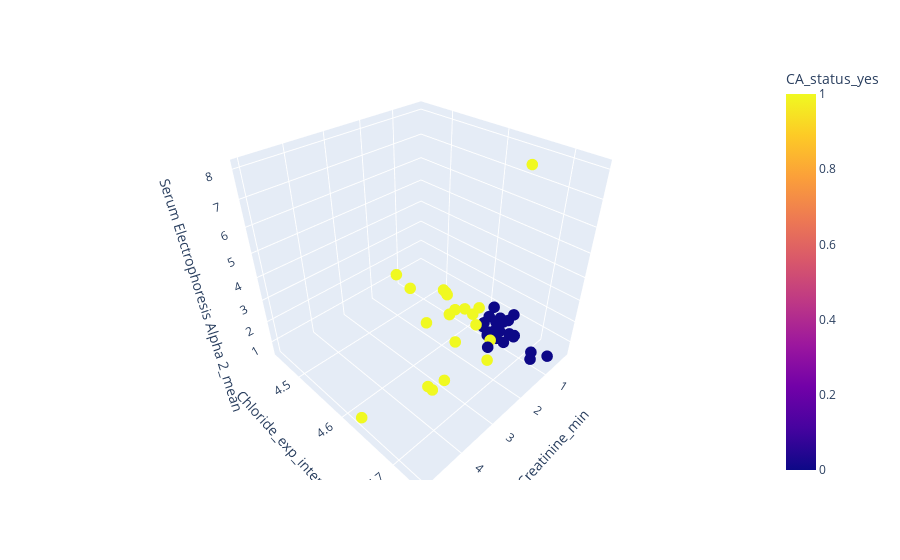

Notebook cell for this chart:
### Markdown cell above
## 3D scatter

### Code cell
top3_features = X.columns[svm_set_ranks[selected_run].sorted_features.astype(int)[:3]].values
fig = px.scatter_3d(dataTable, x=top3_features[0], y=top3_features[1], z=top3_features[2],
          color=y_column_Classification)
fig.update_traces(marker_size = 4)
fig.show()

### Figure 1 — Plotly figure (JSON) as saved in the notebook; plotly's stock layout.template omitted (floating-point values rounded to 4 significant figures)
{"data": [{"hovertemplate": "Creatinine_min=%{x}<br>Chloride_exp_intercept=%{y}<br>Serum Electrophoresis Alpha 2_mean=%{z}<br>CA_status_yes=%{marker.color}<extra></extra>", "legendgroup": "", "marker": {"color": [1, 1, 1, 1, 1, 1, 1, 1, 1, 1, 1, 1, 1, 1, 1, 1, 1, 1, 1, 1, 1, 0, 0, 0, 0, 0, 0, 0, 0, 0, 0, 0, 0, 0, 0, 0, 0, 0, 0, 0, 0, 0, 0, 0], "coloraxis": "coloraxis", "size": 4, "symbol": "circle"}, "mode": "markers", "name": "", "scene": "scene", "showlegend": false, "type": "scatter3d", "x": [5, 2, 3.4, 2.2, 1.2, 1.1, 0.8, 1, 0.8, 3, 1.9, 0.7, 1, 1.3, 1.3, 1.1, 3.5, 0.6, 1.2, 1.3, 1.1, 1.5, 1, 0.5, 0.8, 1, 0.9, 0.9, 1, 0.5, 0.8, 0.9, 1.2, 1.1, 0.4, 0.3, 0.7, 1.1, 0.6, 0.5, 0.5, 0.8, 1, 0.2], "y": [4.631, 4.686, 4.653, 4.578, 4.479, 4.612, 4.61, 4.678, 4.582, 4.661, 4.621, 4.537, 4.571, 4.576, 4.575, 4.62, 4.667, 4.528, 4.445, 4.658, 4.55, 4.663, 4.719, 4.632, 4.622, 4.686, 4.674, 4.639, 4.67, 4.646, 4.653, 4.625, 4.648, 4.66, 4.65, 4.617, 4.676, 4.721, 4.643, 4.618, 4.646, 4.738, 4.655, 4.651], "z": [0.8, 1.086, 0.7615, 1.35, 0.8125, 1.28, 1.296, 8.067, 0.8125, 0.7467, 0.7667, 0.8429, 0.8, 0.88, 0.9, 0.85, 1, 0.77, 1.1, 0.8625, 1.625, 0.8, 0.6158, 0.6, 0.6933, 1.2, 1.055, 0.5667, 0.64, 0.8333, 0.7387, 0.6333, 0.85, 0.795, 0.875, 0.975, 0.7857, 1.133, 1.075, 0.6778, 0.8552, 0.9, 1.149, 1]}], "layout": {"autosize": true, "coloraxis": {"colorbar": {"title": {"text": "CA_status_yes"}}, "colorscale": [[0, "#0d0887"], [0.1111, "#46039f"], [0.2222, "#7201a8"], [0.3333, "#9c179e"], [0.4444, "#bd3786"], [0.5556, "#d8576b"], [0.6667, "#ed7953"], [0.7778, "#fb9f3a"], [0.8889, "#fdca26"], [1, "#f0f921"]]}, "legend": {"tracegroupgap": 0}, "margin": {"t": 60}, "scene": {"aspectmode": "auto", "aspectratio": {"x": 1, "y": 1, "z": 1}, "domain": {"x": [0, 1], "y": [0, 1]}, "xaxis": {"title": {"text": "Creatinine_min"}, "type": "linear"}, "yaxis": {"title": {"text": "Chloride_exp_intercept"}, "type": "linear"}, "zaxis": {"title": {"text": "Serum Electrophoresis Alpha 2_mean"}, "type": "linear"}}}}
